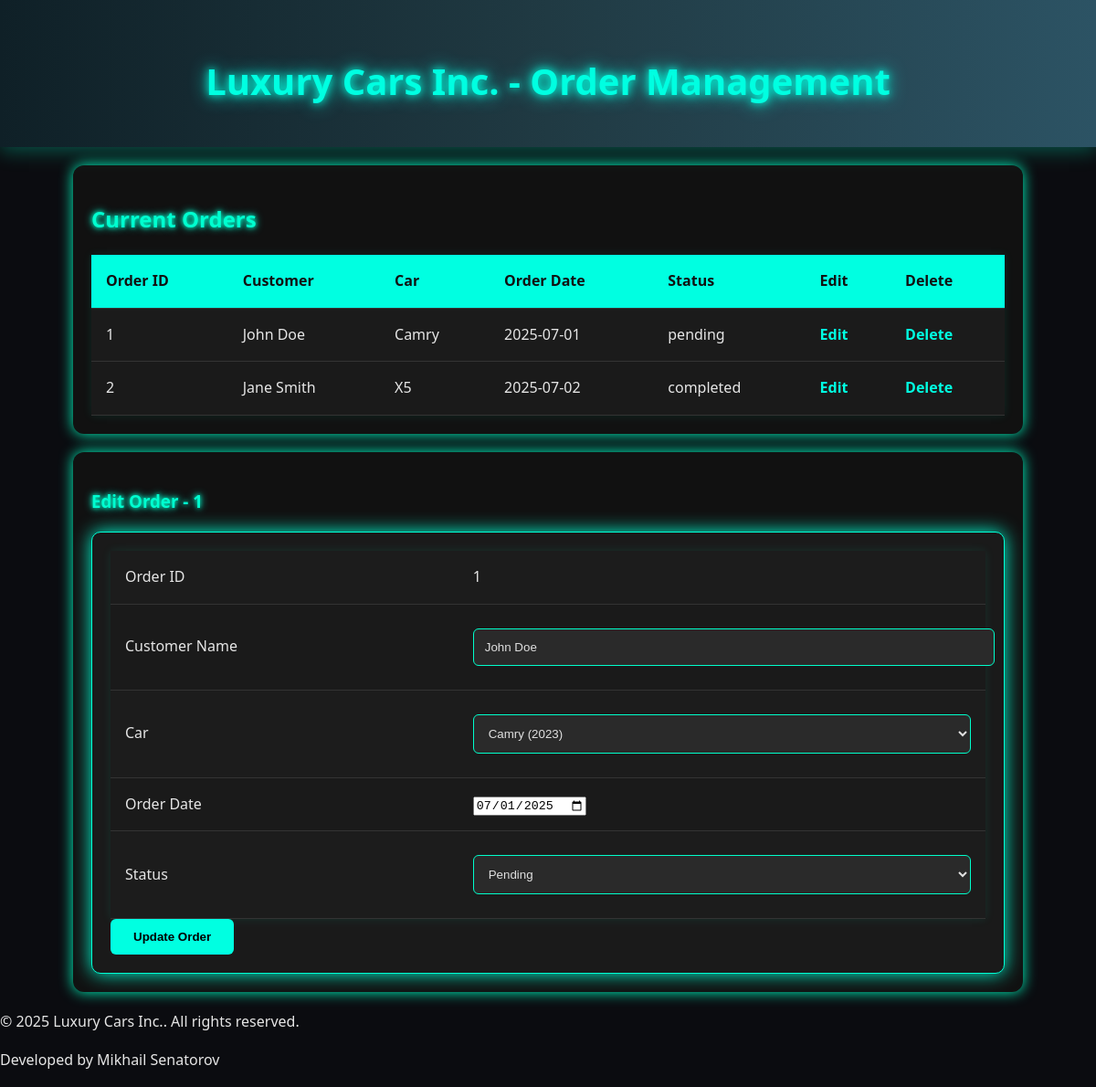
The app's page /?action=edit&id=1 with its own data.
### tables this page shows
CREATE TABLE orders (
    id INT PRIMARY KEY AUTO_INCREMENT,
    customer_id INT NOT NULL,
    car_id INT NOT NULL,
    order_date DATE,
    status ENUM('pending', 'completed', 'cancelled'),
    FOREIGN KEY (customer_id) REFERENCES customers(id),
    FOREIGN KEY (car_id) REFERENCES cars(id)
);

CREATE TABLE customers (
    id INT PRIMARY KEY AUTO_INCREMENT,
    name VARCHAR(100) NOT NULL,
    email VARCHAR(100),
    phone VARCHAR(20),
    address VARCHAR(255)
);

CREATE TABLE cars (
    id INT PRIMARY KEY AUTO_INCREMENT,
    manufacturer_id INT NOT NULL,
    model VARCHAR(100) NOT NULL,
    year INT NOT NULL,
    price DECIMAL(10, 2),
    stock INT,
    FOREIGN KEY (manufacturer_id) REFERENCES manufacturers(id)
);

### inc/Utility/PDOService.class.php (called while the page is built, shortened)
<?php
class PDOService {
    private  $_host = DB_HOST;
    private  $_user = DB_USER;
    private  $_pass = DB_PASS;
    private  $_dbname = DB_NAME;
    private  $_dbh;
    private $_className;
    private  $_pstmt;
    public function __construct(string $className) {
        $this->_className = $className;
        $dsn = 'mysql:host=' . $this->_host . ';dbname=' . $this->_dbname . ';port=' . DB_PORT;
        $options = array (
            PDO::ATTR_PERSISTENT => true,
            PDO::ATTR_ERRMODE => PDO::ERRMODE_EXCEPTION,
            PDO::MYSQL_ATTR_USE_BUFFERED_QUERY => true, );
        try {
            $this->_dbh = new PDO($dsn, $this->_user, $this->_pass, $options);
        } catch (PDOException $pe)   {
            $this->_error = $pe->getMessage();
        }
    }
    public function query(string $query)    {
        $this->_pstmt = $this->_dbh->prepare($query);
    }
    public function bind($param, $value, $type=null)    {
        if (is_null($type)) {
            switch (true) {
                case is_int($value):
                $type = PDO::PARAM_INT;
                break;
                }
            }
        $this->_pstmt->bindValue($param, $value, $type);
    }
    public function execute()   {
        return $this->_pstmt->execute();
    }
    public function resultSet() {
        return $this->_pstmt->fetchAll(PDO::FETCH_CLASS, $this->_className);
    }
    public function singleResult()  {
        $this->_pstmt->setFetchMode(PDO::FETCH_CLASS, $this->_className);
        return $this->_pstmt->fetch(PDO::FETCH_CLASS);
    }
}

### inc/Utility/OrderDAO.class.php (called while the page is built, shortened)
<?php
class OrderDAO {
    private static $db;
    static function initialize() {
        self::$db = new PDOService('Order');
    }
    static function getAllWithDetails() {
        $query = "SELECT o.id, o.order_date, o.status,
                         c.id AS customer_id, c.name AS customer_name,
                         ca.id AS car_id, ca.model AS car_model
                  FROM orders o
                  JOIN customers c ON o.customer_id = c.id
                  JOIN cars ca ON o.car_id = ca.id";
        self::$db->query($query);
        self::$db->execute();
        return self::$db->resultSet();
    }
    static function getById(int $id) {
        $query = "SELECT o.id, o.order_date, o.status,
                         o.customer_id, c.name AS customer_name,
                         o.car_id, ca.model AS car_model
                  FROM orders o
                  JOIN customers c ON o.customer_id = c.id
                  JOIN cars ca ON o.car_id = ca.id
                  WHERE o.id = :id";
        self::$db->query($query);
        self::$db->bind(':id', $id);
        self::$db->execute();
        return self::$db->singleResult();
    }
}
?>

### inc/Utility/CarDAO.class.php (called while the page is built, shortened)
<?php
class CarDAO {
    private static $db;
    static function initialize() {
        self::$db = new PDOService('Car');
    }
    static function getAll() {
        $query = "SELECT * FROM cars";
        self::$db->query($query);
        self::$db->execute();
        return self::$db->resultSet();
    }
}
?>

### inc/Entity/Page.class.php (the view, shortened to what this page needs)
<?php
class Page {
    public static $developerName = "Mikhail Senatorov";
    public static $companyName = "Luxury Cars Inc.";
    static function header() { ?>
        <!DOCTYPE html>
        <html lang="en">
        <head>
            <link href="css/styles.css" rel="stylesheet">
        </head>
        <body>
            <header>
                <h1><?php echo self::$companyName; ?> - Order Management</h1>
            </header>
            <main>
    <?php }
    static function footer() { ?>
            </main>
            <footer>
                <p>© <?php echo date("Y"); ?> <?php echo self::$companyName; ?>. All rights reserved.</p>
                <p>Developed by <?php echo self::$developerName; ?></p>
            </footer>
        </body>
        </html>
    <?php }
    static function listOrders(array $orders) { ?>
        <section class="main">
            <h2>Current Orders</h2>
            <table>
                <thead>
                    <tr>
                        <th>Order ID</th>
                        <th>Customer</th>
                        <th>Car</th>
                        <th>Order Date</th>
                        <th>Status</th>
                        <th>Edit</th>
                        <th>Delete</th>
                    </tr>
                </thead>
                <tbody>
                    <?php
                    $i = 0;
                    foreach ($orders as $order) {
                        $class = ($i % 2 == 0) ? 'evenRow' : 'oddRow';
                        echo "<tr class=\"$class\">
                                <td>{$order->id}</td>
                                <td>{$order->customer_name}</td>
                                <td>{$order->car_model}</td>
                                <td>{$order->order_date}</td>
                                <td>{$order->status}</td>
                                <td><a href=\"?action=edit&id={$order->id}\">Edit</a></td>
                                <td><a href=\"?action=delete&id={$order->id}\">Delete</a></td>
                              </tr>";
                        $i++;
                    }
                    ?>
                </tbody>
            </table>
        </section>
    <?php }
    static function createOrderForm(array $cars) { ?>
    <?php }
    static function editOrderForm($orderToEdit, array $cars) { ?>
    <section class="form1">
        <h3>Edit Order - <?php echo $orderToEdit->id; ?></h3>
        <form action="<?php echo $_SERVER["PHP_SELF"]; ?>" method="post">
            <table>
                <tr>
                    <td>Order ID</td>
                    <td><?php echo $orderToEdit->id; ?></td>
                </tr>
                <tr>
                    <td>Customer Name</td>
                    <td><input type="text" name="customer_name" value="<?php echo htmlspecialchars($orderToEdit->customer_name); ?>" required></td>
                </tr>
                <tr>
                    <td>Car</td>
                    <td>
                        <select name="car_id" required>
                            <?php
                            foreach ($cars as $car) {
                                $selected = ($car->id == $orderToEdit->car_id) ? 'selected' : '';
                                echo "<option value=\"{$car->id}\" $selected>{$car->model} ({$car->year})</option>";
                            }
                            ?>
                        </select>
                    </td>
                </tr>
                <tr>
                    <td>Order Date</td>
                    <td><input type="date" name="order_date" value="<?php echo $orderToEdit->order_date; ?>" required></td>
                </tr>
                <tr>
                    <td>Status</td>
                    <td>
                        <select name="status" required>
                            <option value="pending" <?php echo $orderToEdit->status == 'pending' ? 'selected' : ''; ?>>Pending</option>
                        </select>
                    </td>
                </tr>
            </table>
            <input type="submit" value="Update Order">
        </form>
    </section>
    <?php }
}
?>

### css/styles.css (style rules this page uses)
body { font-family: 'Segoe UI', Tahoma, Geneva, Verdana, sans-serif; background-color: #0b0c10; color: #e6e6e6; margin: 0; padding: 0; line-height: 1.6; }
header { background: linear-gradient(to right, #0f2027, #203a43, #2c5364); padding: 30px; text-align: center; box-shadow: 0 4px 20px rgba(0, 255, 204, 0.3); position: sticky; top: 0; z-index: 10; }
h1 { color: #00ffe1; font-size: 2.5rem; text-shadow: 0 0 10px #00ffe1, 0 0 20px #00ffe1; margin-bottom: 10px; }
h2, h3 { color: #00ffd0; text-shadow: 0 0 5px #00ffd0, 0 0 10px #00ffd0; }
.main, .form1 { padding: 20px; margin: 20px auto; max-width: 1000px; background-color: #111; border-radius: 12px; box-shadow: 0 0 15px #00ffc3; }
table { width: 100%; border-collapse: collapse; background-color: #1c1c1c; box-shadow: 0 0 10px rgba(0,255,204,0.1); }
th, td { padding: 16px; text-align: left; border-bottom: 1px solid #333; }
th { background: #00ffe1; color: #111; text-shadow: none; font-weight: bold; }
tr:nth-child(even) { background-color: #1a1a1a; }
form { background-color: #1a1a1a; border: 1px solid #00ffd5; border-radius: 10px; padding: 20px; box-shadow: 0 0 20px #00ffd5; }
input[type="text"], input[type="number"], select { width: 100%; padding: 12px; margin: 10px 0; background-color: #2a2a2a; color: #e0e0e0; border: 1px solid #00ffcc; border-radius: 6px; transition: all 0.3s ease; }
input[type="submit"] { background-color: #00ffe1; color: #000; padding: 12px 25px; border: none; border-radius: 6px; font-weight: bold; cursor: pointer; transition: background 0.3s ease, box-shadow 0.3s ease; }
a { color: #00ffe1; text-decoration: none; font-weight: bold; transition: all 0.3s ease; }
.evenRow { background-color: #1b1b1b; }
.oddRow { background-color: #222; }

### records on screen
orders: id "1", customer.name "John Doe", car.model "Camry", order_date "2025-07-01", status "pending", customer_name "John Doe", order_date "07/01/2025", status "Pending"
orders: id "2", customer.name "Jane Smith", car.model "X5", order_date "2025-07-02", status "completed"

### other values on screen
self::$companyName "Luxury Cars Inc."
self::$developerName "Mikhail Senatorov"
form field car_id "Camry (2023)"
